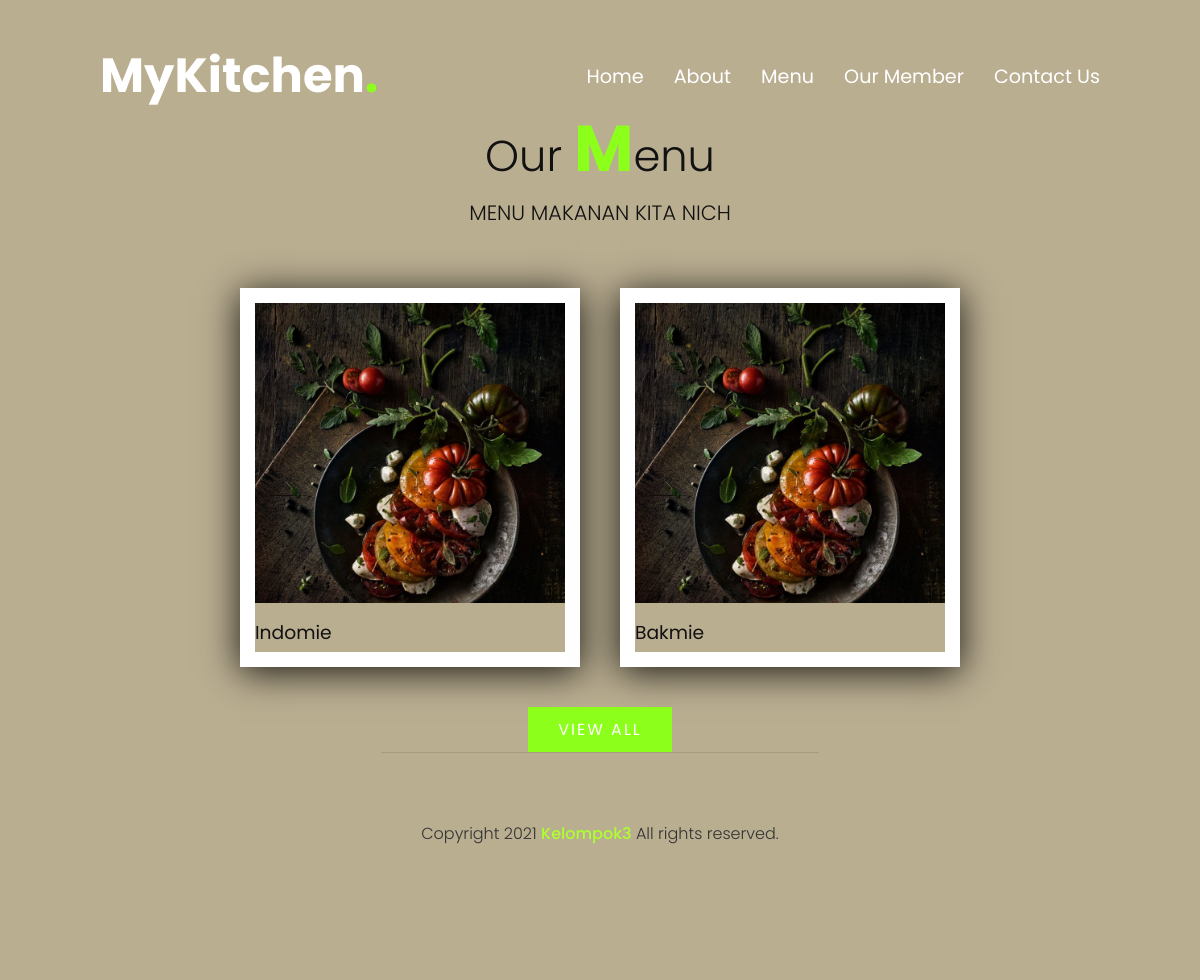
Page /index.php/menu on the committed database.
### tables this page shows
CREATE TABLE `menu` (
  `id_menu` int(11) NOT NULL,
  `nama_menu` varchar(10) NOT NULL,
  `gambar_menu` varchar(255) NOT NULL
);

### application/controllers/Menu.php (called while the page is built, shortened)
<?php
class Menu extends CI_Controller {
	public function __construct()
	{
		$this->load->model('M_menu','menu');
	}
	public function index()
	{
		$data = array(
			'title' => 'MENU MAKANAN KITA NICH',
			'result' => $this->menu->data()
		);
        $this->load->view('page/header');
		$this->load->view('menu', $data);
        $this->load->view('page/footer');
	}
}

### index.php (called while the page is built, shortened)
<?php
require_once BASEPATH.'core/CodeIgniter.php';

### application/models/M_menu.php (called while the page is built, shortened)
<?php
class M_menu extends CI_Model {
    public $table = "menu";
    public function data(){
        $query = "SELECT * FROM $this->table ORDER BY nama_menu ASC";
        return $this->db->query($query)->result();
    }
}

### application/views/Menu.php (the view, shortened to what this page needs)
<section class="menu" id="menu">
        <div class="title">
          <h2 class="titleText">Our <span>M</span>enu</h2>
           <p><?=$title?> </p>
        </div>
        <div class="content">
        <?php
        foreach($result as $rs){
          echo'
          <div class="box">
          <div class="imgBx">
            <img src="'.base_url().''.$rs->gambar_menu.'"/>
          </div>
          <div class="text">
            <h3>'.$rs->nama_menu.'</h3>
          </div>
        </div>
          ';
        }
        ?>
                 <div class="title">
            <a href="#" class="btn">View All</a>
          </div>

### assets/css/main.css (style rules this page uses)
* { font-family: 'Poppins', sans-serif; margin: 0; padding: 0; box-sizing: border-box; scroll-behavior: smooth; }
p { font-weight: 300; color: #111; font-size: 1.3em; }
body { min-height: 1000px; }
.btn { font-size: 1em; color: #fff; background: #8cff1a; display: inline-block; padding: 10px 30px; margin-top: 20px; text-transform: uppercase; text-decoration: none; letter-spacing: 2px; transition: 0.5s; }
section { padding: 100px; }
.titleText { color: #111; font-size: 2.7em; font-weight: 300; }
.titleText span { color: #8cff1a; font-weight: 700; font-size: 1.5em; }
.title { width: 100%; display: flex; justify-content: center; align-items: center; flex-direction: column; }
.menu .content { display: flex; justify-content: center; flex-direction: row-reverse; flex-wrap: wrap; margin-top: 40px; }
.menu .content .box { width: 340px; margin: 20px; border: 15px solid #fff; box-shadow: 0 5px 35px rgba(0,0,0,0.88); }
.menu .content .box .imgBx { position: relative; width: 100%; height: 300px; }
.menu .content .box .imgBx img { position: absolute; top: 0; left: 0; width: 100%; height: 100%; object-fit: cover; }
.menu .content .box .text { padding: 15px 0 5px; }
.menu .content .box .text h3 { font-weight: 400; color: #111; }

### application/views/Menu.php (style rules this page uses)
body { background-color: #baae91 }

### rows in the picture
menu: gambar_menu (picture), nama_menu "Bakmie"
menu: gambar_menu (picture), nama_menu "Indomie"

### other values in the picture
$title "MENU MAKANAN KITA NICH"
